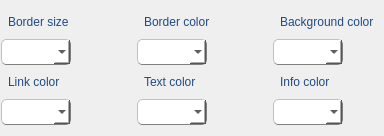
               <widget class="QWidget" name="bodyStyleTab">
                <attribute name="title">
                 <string>Use styles</string>
                </attribute>
                <layout class="QGridLayout" name="gridLayout_9">
                 <property name="leftMargin">
                  <number>1</number>
                 </property>
                 <property name="rightMargin">
                  <number>1</number>
                 </property>
                 <item row="0" column="0">
                  <layout class="QVBoxLayout" name="verticalLayout_24">
                   <item>
                    <widget class="QLabel" name="label_29">
                     <property name="styleSheet">
                      <string notr="true">QLabel {
               color: rgb(32, 74, 135);
               padding: 4px;
               border-radius: 5px;
               border-style: outset;
	           font: 11pt &quot;MS Shell Dlg 2&quot;;
              }</string>
                     </property>
                     <property name="text">
                      <string>Border size</string>
                     </property>
                    </widget>
                   </item>
                   <item>
                    <layout class="QHBoxLayout" name="horizontalLayout_41">
                     <item>
                      <widget class="QComboBox" name="borderSizeBox">
                       <property name="styleSheet">
                        <string notr="true">QComboBox {
			   color: black;
               padding: 4px;
               border: 1px solid grey; 
               border-radius: 5px;
               border-style: outset;
               font: 9pt &quot;MS Shell Dlg 2&quot;;
			   background-color: rgb(255, 255, 255);
              }</string>
                       </property>
                      </widget>
                     </item>
                     <item>
                      <spacer name="horizontalSpacer_24">
                       <property name="orientation">
                        <enum>Qt::Horizontal</enum>
                       </property>
                       <property name="sizeHint" stdset="0">
                        <size>
                         <width>40</width>
                         <height>20</height>
                        </size>
                       </property>
                      </spacer>
                     </item>
                    </layout>
                   </item>
                  </layout>
                 </item>
                 <item row="0" column="1">
                  <spacer name="horizontalSpacer_12">
                   <property name="orientation">
                    <enum>Qt::Horizontal</enum>
                   </property>
                   <property name="sizeType">
                    <enum>QSizePolicy::Maximum</enum>
                   </property>
                   <property name="sizeHint" stdset="0">
                    <size>
                     <width>20</width>
                     <height>20</height>
                    </size>
                   </property>
                  </spacer>
                 </item>
                 <item row="0" column="2">
                  <layout class="QVBoxLayout" name="verticalLayout_27">
                   <item>
                    <widget class="QLabel" name="label_31">
                     <property name="styleSheet">
                      <string notr="true">QLabel {
               color: rgb(32, 74, 135);
               padding: 4px;
               border-radius: 5px;
               border-style: outset;
	           font: 11pt &quot;MS Shell Dlg 2&quot;;
              }</string>
                     </property>
                     <property name="text">
                      <string>Border color</string>
                     </property>
                    </widget>
                   </item>
                   <item>
                    <layout class="QHBoxLayout" name="horizontalLayout_14">
                     <property name="spacing">
                      <number>1</number>
                     </property>
                     <item>
                      <widget class="QComboBox" name="borderColorBox">
                       <property name="minimumSize">
                        <size>
                         <width>0</width>
                         <height>0</height>
                        </size>
                       </property>
                       <property name="maximumSize">
                        <size>
                         <width>16777215</width>
                         <height>16777215</height>
                        </size>
                       </property>
                       <property name="styleSheet">
                        <string notr="true">QComboBox {
			   color: black;
               padding: 4px;
               border: 1px solid grey; 
               border-radius: 5px;
               border-style: outset;
               font: 9pt &quot;MS Shell Dlg 2&quot;;
			   background-color: rgb(255, 255, 255);
              }</string>
                       </property>
                      </widget>
                     </item>
                     <item>
                      <spacer name="horizontalSpacer_19">
                       <property name="orientation">
                        <enum>Qt::Horizontal</enum>
                       </property>
                       <property name="sizeHint" stdset="0">
                        <size>
                         <width>40</width>
                         <height>20</height>
                        </size>
                       </property>
                      </spacer>
                     </item>
                    </layout>
                   </item>
                  </layout>
                 </item>
                 <item row="0" column="3">
                  <spacer name="horizontalSpacer_13">
                   <property name="orientation">
                    <enum>Qt::Horizontal</enum>
                   </property>
                   <property name="sizeType">
                    <enum>QSizePolicy::Maximum</enum>
                   </property>
                   <property name="sizeHint" stdset="0">
                    <size>
                     <width>20</width>
                     <height>20</height>
                    </size>
                   </property>
                  </spacer>
                 </item>
                 <item row="0" column="4">
                  <layout class="QVBoxLayout" name="verticalLayout_28">
                   <item>
                    <widget class="QLabel" name="bodyBackColorLabel">
                     <property name="styleSheet">
                      <string notr="true">QLabel {
               color: rgb(32, 74, 135);
               padding: 4px;
               border-radius: 5px;
               border-style: outset;
	           font: 11pt &quot;MS Shell Dlg 2&quot;;
              }</string>
                     </property>
                     <property name="text">
                      <string>Background color</string>
                     </property>
                    </widget>
                   </item>
                   <item>
                    <layout class="QHBoxLayout" name="horizontalLayout_15">
                     <property name="spacing">
                      <number>1</number>
                     </property>
                     <item>
                      <widget class="QComboBox" name="bodyBackColorBox">
                       <property name="minimumSize">
                        <size>
                         <width>0</width>
                         <height>0</height>
                        </size>
                       </property>
                       <property name="maximumSize">
                        <size>
                         <width>16777215</width>
                         <height>16777215</height>
                        </size>
                       </property>
                       <property name="styleSheet">
                        <string notr="true">QComboBox {
			   color: black;
               padding: 4px;
               border: 1px solid grey; 
               border-radius: 5px;
               border-style: outset;
               font: 9pt &quot;MS Shell Dlg 2&quot;;
			   background-color: rgb(255, 255, 255);
              }</string>
                       </property>
                      </widget>
                     </item>
                     <item>
                      <spacer name="horizontalSpacer_20">
                       <property name="orientation">
                        <enum>Qt::Horizontal</enum>
                       </property>
                       <property name="sizeHint" stdset="0">
                        <size>
                         <width>40</width>
                         <height>20</height>
                        </size>
                       </property>
                      </spacer>
                     </item>
                    </layout>
                   </item>
                  </layout>
                 </item>
                 <item row="1" column="0">
                  <layout class="QVBoxLayout" name="verticalLayout_25">
                   <item>
                    <widget class="QLabel" name="label_30">
                     <property name="styleSheet">
                      <string notr="true">QLabel {
               color: rgb(32, 74, 135);
               padding: 4px;
               border-radius: 5px;
               border-style: outset;
	           font: 11pt &quot;MS Shell Dlg 2&quot;;
              }</string>
                     </property>
                     <property name="text">
                      <string>Link color</string>
                     </property>
                    </widget>
                   </item>
                   <item>
                    <layout class="QHBoxLayout" name="horizontalLayout_12">
                     <property name="spacing">
                      <number>1</number>
                     </property>
                     <item>
                      <widget class="QComboBox" name="linkColorBox">
                       <property name="minimumSize">
                        <size>
                         <width>0</width>
                         <height>0</height>
                        </size>
                       </property>
                       <property name="maximumSize">
                        <size>
                         <width>16777215</width>
                         <height>16777215</height>
                        </size>
                       </property>
                       <property name="styleSheet">
                        <string notr="true">QComboBox {
			   color: black;
               padding: 4px;
               border: 1px solid grey; 
               border-radius: 5px;
               border-style: outset;
               font: 9pt &quot;MS Shell Dlg 2&quot;;
			   background-color: rgb(255, 255, 255);
              }</string>
                       </property>
                      </widget>
                     </item>
                     <item>
                      <spacer name="horizontalSpacer_21">
                       <property name="orientation">
                        <enum>Qt::Horizontal</enum>
                       </property>
                       <property name="sizeHint" stdset="0">
                        <size>
                         <width>40</width>
                         <height>20</height>
                        </size>
                       </property>
                      </spacer>
                     </item>
                    </layout>
                   </item>
                  </layout>
                 </item>
                 <item row="1" column="2">
                  <layout class="QVBoxLayout" name="verticalLayout_26">
                   <item>
                    <widget class="QLabel" name="label_32">
                     <property name="styleSheet">
                      <string notr="true">QLabel {
               color: rgb(32, 74, 135);
               padding: 4px;
               border-radius: 5px;
               border-style: outset;
	           font: 11pt &quot;MS Shell Dlg 2&quot;;
              }</string>
                     </property>
                     <property name="text">
                      <string>Text color</string>
                     </property>
                    </widget>
                   </item>
                   <item>
                    <layout class="QHBoxLayout" name="horizontalLayout_13">
                     <property name="spacing">
                      <number>1</number>
                     </property>
                     <item>
                      <widget class="QComboBox" name="bodyTextColorBox">
                       <property name="minimumSize">
                        <size>
                         <width>0</width>
                         <height>0</height>
                        </size>
                       </property>
                       <property name="maximumSize">
                        <size>
                         <width>16777215</width>
                         <height>16777215</height>
                        </size>
                       </property>
                       <property name="styleSheet">
                        <string notr="true">QComboBox {
			   color: black;
               padding: 4px;
               border: 1px solid grey; 
               border-radius: 5px;
               border-style: outset;
               font: 9pt &quot;MS Shell Dlg 2&quot;;
			   background-color: rgb(255, 255, 255);
              }</string>
                       </property>
                      </widget>
                     </item>
                     <item>
                      <spacer name="horizontalSpacer_22">
                       <property name="orientation">
                        <enum>Qt::Horizontal</enum>
                       </property>
                       <property name="sizeHint" stdset="0">
                        <size>
                         <width>40</width>
                         <height>20</height>
                        </size>
                       </property>
                      </spacer>
                     </item>
                    </layout>
                   </item>
                  </layout>
                 </item>
                 <item row="1" column="4">
                  <layout class="QVBoxLayout" name="verticalLayout_29">
                   <item>
                    <widget class="QLabel" name="menuInfColorLabel">
                     <property name="styleSheet">
                      <string notr="true">QLabel {
               color: rgb(32, 74, 135);
               padding: 4px;
               border-radius: 5px;
               border-style: outset;
	           font: 11pt &quot;MS Shell Dlg 2&quot;;
              }</string>
                     </property>
                     <property name="text">
                      <string>Info color</string>
                     </property>
                    </widget>
                   </item>
                   <item>
                    <layout class="QHBoxLayout" name="horizontalLayout_16">
                     <property name="spacing">
                      <number>1</number>
                     </property>
                     <item>
                      <widget class="QComboBox" name="bodyInfColorBox">
                       <property name="minimumSize">
                        <size>
                         <width>0</width>
                         <height>0</height>
                        </size>
                       </property>
                       <property name="maximumSize">
                        <size>
                         <width>16777215</width>
                         <height>16777215</height>
                        </size>
                       </property>
                       <property name="styleSheet">
                        <string notr="true">QComboBox {
			   color: black;
               padding: 4px;
               border: 1px solid grey; 
               border-radius: 5px;
               border-style: outset;
               font: 9pt &quot;MS Shell Dlg 2&quot;;
			   background-color: rgb(255, 255, 255);
              }</string>
                       </property>
                      </widget>
                     </item>
                     <item>
                      <spacer name="horizontalSpacer_23">
                       <property name="orientation">
                        <enum>Qt::Horizontal</enum>
                       </property>
                       <property name="sizeHint" stdset="0">
                        <size>
                         <width>40</width>
                         <height>20</height>
                        </size>
                       </property>
                      </spacer>
                     </item>
                    </layout>
                   </item>
                  </layout>
                 </item>
                </layout>
               </widget>
